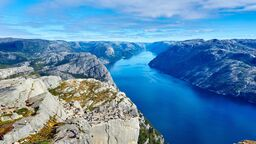
#> input picture widget/img/thumb1.jpg, 256 x 144 px
$ python make_jarvis_assets.py ../widget/img/thumb1.jpg
#> lines starting #> are read from the running program, lines starting #| are printed output that depends on the picture
"""Generate the Jarvis theme's assets.

  python3 tools/make_jarvis_assets.py                      a plain dark-cyan backdrop (what ships)
  python3 tools/make_jarvis_assets.py /path/to/artwork.jpg  your own 16:9 picture as the backdrop

No artwork ships with this project: use a picture you have the rights to. If it has glowing
cyan eyes (an Iron Man helmet, say), set EYES_BOX to where they are and they'll pulse while
JARVIS talks; otherwise the eyes layer stays empty.
"""
import math
import os
import sys

from PIL import Image, ImageDraw, ImageFilter

ROOT = os.path.join(os.path.dirname(__file__), "..", "widget", "img")
CYAN = (24, 224, 255)
S = 4


def background(src=None):
#> called with src = '../widget/img/thumb1.jpg'
    if src:
        im = Image.open(src).convert("RGB").resize((1280, 720), Image.LANCZOS)
    else:  # a dark radial wash with a faint grid
        im = Image.new("RGB", (1280, 720), (2, 10, 14))
        d = ImageDraw.Draw(im)
        for r in range(520, 0, -8):
            k = 1 - r / 520
            d.ellipse((640 - r * 1.4, 330 - r, 640 + r * 1.4, 330 + r), fill=(2, int(10 + 30 * k), int(14 + 38 * k)))
        for x in range(0, 1280, 40):
            d.line((x, 0, x, 720), fill=(6, 30, 38))
        for y in range(0, 720, 40):
            d.line((0, y, 1280, y), fill=(6, 30, 38))
        im = im.filter(ImageFilter.GaussianBlur(0.6))
    im.save(os.path.join(ROOT, "jarvis-bg.jpg"), quality=88, optimize=True, progressive=False)


def glow():
    size = 220
    img = Image.new("RGBA", (size, size), CYAN + (0,))
    px = img.load()
    c = size / 2
    for y in range(size):
        for x in range(size):
            d = math.hypot(x - c, y - c) / c
            a = max(0.0, 1 - d) ** 2.2
            px[x, y] = CYAN + (int(a * 200),)
    img.save(os.path.join(ROOT, "jarvis-glow.png"), optimize=True)


def ring():
    size = 170
    big = Image.new("RGBA", (size * S, size * S), (0, 0, 0, 0))
    d = ImageDraw.Draw(big)
    c = size * S / 2
    # outer dashed arc segments
    r = 80 * S
    for i in range(24):
        if i % 6 == 5:
            continue
        a0 = i * 15 + 2
        d.arc((c - r, c - r, c + r, c + r), a0, a0 + 10, fill=CYAN + (210,), width=2 * S)
    # inner thin ring with ticks
    r2 = 66 * S
    d.ellipse((c - r2, c - r2, c + r2, c + r2), outline=CYAN + (120,), width=1 * S)
    for i in range(60):
        ang = math.radians(i * 6)
        inner = r2 + (3 if i % 5 else 0) * S
        outer = r2 + 7 * S
        d.line((c + inner * math.cos(ang), c + inner * math.sin(ang),
                c + outer * math.cos(ang), c + outer * math.sin(ang)),
               fill=CYAN + (170 if i % 5 == 0 else 90,), width=S)
    # two bright markers
    for a0 in (40, 220):
        d.arc((c - r, c - r, c + r, c + r), a0, a0 + 22, fill=(255, 255, 255, 230), width=3 * S)
    big.resize((size, size), Image.LANCZOS).save(os.path.join(ROOT, "jarvis-ring.png"), optimize=True)


def speaking_frame():
    """Glow around the screen edge plus HUD corner brackets, shown while JARVIS talks."""
    w, h = 1280, 720
    alpha = Image.new("L", (w, h), 0)
    px = alpha.load()
    for y in range(h):
        for x in range(w):
            d = min(x, y, w - 1 - x, h - 1 - y)
            px[x, y] = int(max(0.0, 1 - d / 60.0) ** 2 * 200)
    img = Image.new("RGBA", (w, h), CYAN + (0,))
    img.putalpha(alpha)
    d = ImageDraw.Draw(img)
    L, m, t = 70, 16, 3
    for (x, y, dx, dy) in ((m, m, 1, 1), (w - m, m, -1, 1), (m, h - m, 1, -1), (w - m, h - m, -1, -1)):
        d.line((x, y, x + dx * L, y), fill=(232, 253, 255, 255), width=t)
        d.line((x, y, x, y + dy * L), fill=(232, 253, 255, 255), width=t)
    img.save(os.path.join(ROOT, "jarvis-frame.png"), optimize=True)


EYES_BOX = (560, 125, 700, 180)  # x0, y0, x1, y1 in the 1280x720 artwork


def eyes():
    """The suit's own eye shapes, brightened and haloed; laid over the artwork while JARVIS talks."""
    bg = Image.open(os.path.join(ROOT, "jarvis-bg.jpg")).convert("RGB").crop(EYES_BOX)
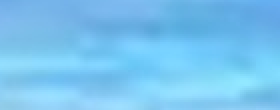
#> bg: PIL image 140x55 RGB (shown 2 times larger); mean R, G, B 120.2, 196.1, 240.9
    w, h = bg.size
#> w = 140; h = 55
    mask = Image.new("L", (w, h), 0)
#> mask: PIL image 140x55 L; every value is 0
    src, m = bg.load(), mask.load()
    for y in range(h):
        for x in range(w):
            r, g, b = src[x, y]
            if g > 120 and b > 140:  # the cyan eye slits
                m[x, y] = min(255, int((g + b) / 2))
    core = Image.new("RGBA", (w, h), (235, 255, 255, 0))
    core.putalpha(mask)
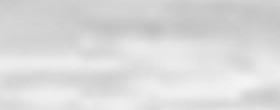
#> mask: PIL image 140x55 L (shown 2 times larger); min 191, max 243, mean 218.3
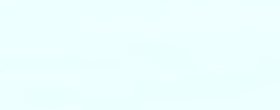
#> core: PIL image 140x55 RGBA (shown 2 times larger); mean R, G, B, A 235, 255, 255, 218.3; transparent parts drawn white
    halo = Image.new("RGBA", (w, h), CYAN + (0,))
    halo.putalpha(mask.filter(ImageFilter.GaussianBlur(6)).point(lambda v: min(255, v * 2)))
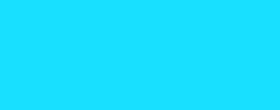
#> halo: PIL image 140x55 RGBA (shown 2 times larger); mean R, G, B, A 24, 224, 255, 255
    out = Image.alpha_composite(halo, core)
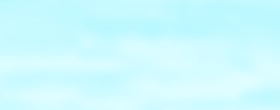
#> out: PIL image 140x55 RGBA (shown 2 times larger); mean R, G, B, A 204.6, 250.5, 255, 255
#> in glow, `img.save(os.path.join(ROOT, "jarvis-glow.png"), optimize=True)`:
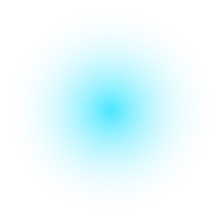
#> saved as jarvis-glow.png: PIL image 220x220 RGBA; mean R, G, B, A 24, 224, 255, 23; transparent parts drawn white
#> in ring, `big = Image.new("RGBA", (size * S, size * S), (0, 0, 0, 0))`: big: PIL image 680x680 RGBA; every value is 0
#> in ring, `big.resize((size, size), Image.LANCZOS).save(os.path.join(ROOT, "jarvi..`:
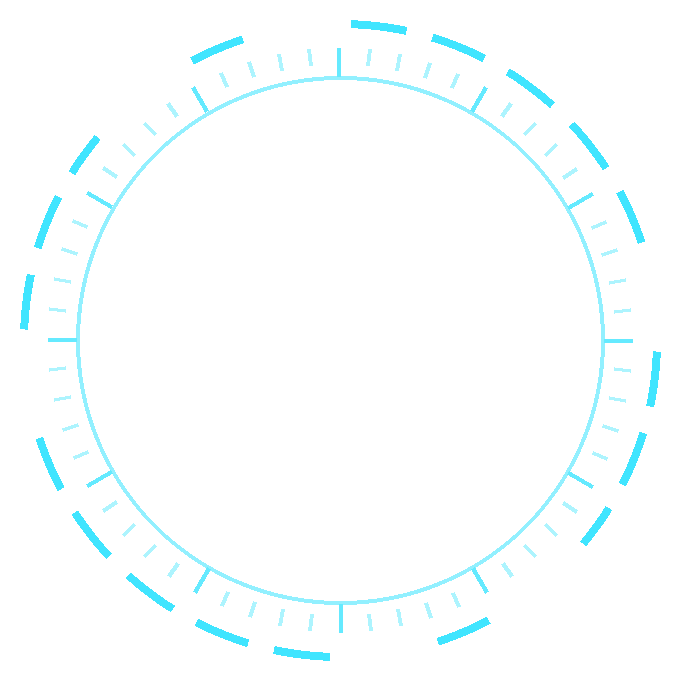
#> big: PIL image 680x680 RGBA; mean R, G, B, A 2.5, 10.6, 11.8, 7.7; transparent parts drawn white
    out.save(os.path.join(ROOT, "jarvis-eyes.png"), optimize=True)


def scanlines():
    img = Image.new("RGBA", (4, 3), (0, 0, 0, 0))
    for x in range(4):
        img.putpixel((x, 2), (0, 0, 0, 70))
    img.save(os.path.join(ROOT, "jarvis-scan.png"))


def cyan_icons():
    for name in ("tv", "hub", "frame", "settings"):
#> (the run stopped early here; a loop or call above may not have finished)

$ run again, on widget/img/thumb3.jpg
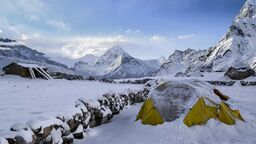
#> input picture widget/img/thumb3.jpg, 256 x 144 px
#> in eyes, `core.putalpha(mask)`:
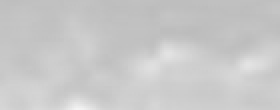
#> mask: PIL image 140x55 L (shown 2 times larger); min 188, max 244, mean 200.2
#> in eyes, `out = Image.alpha_composite(halo, core)`:
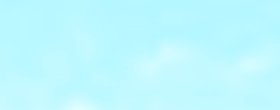
#> out: PIL image 140x55 RGBA (shown 2 times larger); mean R, G, B, A 189.7, 248.3, 255, 255

$ run again, on widget/img/thumb4.jpg
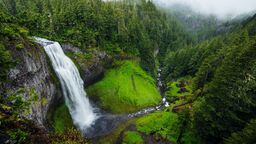
#> input picture widget/img/thumb4.jpg, 256 x 144 px
#> in eyes, `bg = Image.open(os.path.join(ROOT, "jarvis-bg.jpg")).convert("RGB").cr..`:
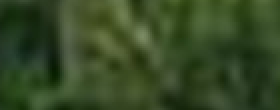
#> bg: PIL image 140x55 RGB (shown 2 times larger); mean R, G, B 53.2, 72.2, 36.8
#> mask: PIL image 140x55 L; every value is 0
